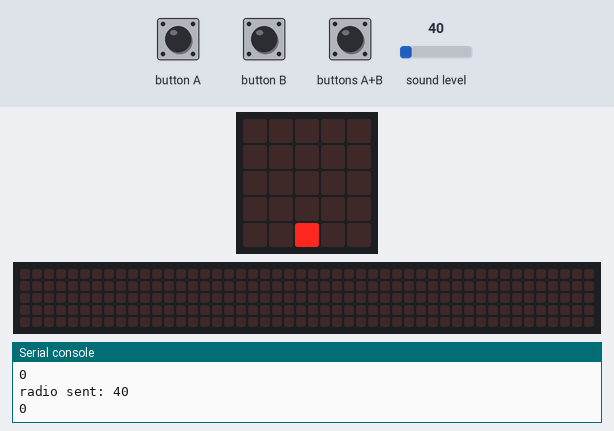
A program run on a simulated BBC micro:bit (MakeCode). On the bench: the board's 5×5 LED display, a strip that is not on the board, showing the scrolling text unrolled, the last lines printed to the serial console. Inputs (shaded band) come from the test bench; at power-on: sound level 40. No radio messages arrive unless stated (any console line starting 'radio sent:' is added by the test bench); the 48×5 strip is a reading aid, not a part: it shows the text the display is scrolling, unrolled, one strip-width of it at a time.

Above: at 1.2 s.
1.3 s: buttons A+B pressed for 0.15 s
3.5 s: buttons A+B pressed for 1 s
At 4.9 s:
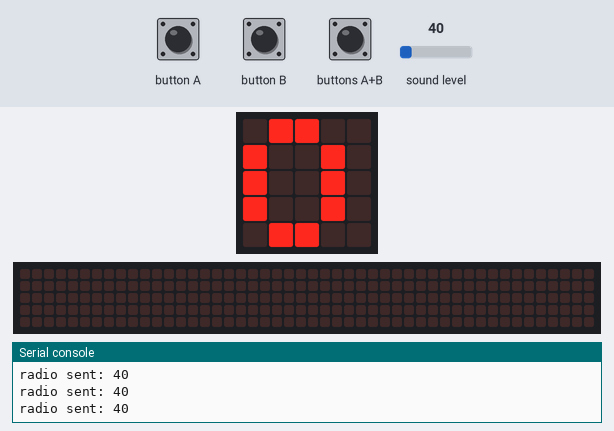
6.0 s: button A pressed for 0.15 s
At 8.5 s:
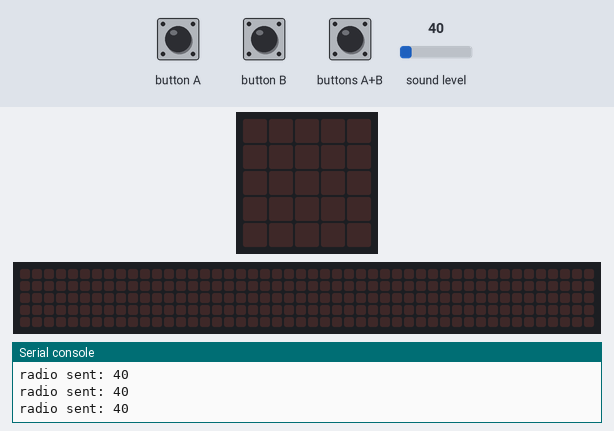
9.1 s: buttons A+B pressed for 0.15 s
At 9.4 s:
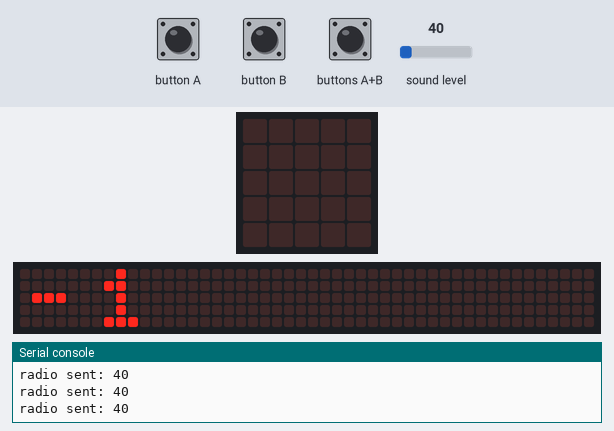
9.8 s: button B pressed for 0.15 s
At 10.12 s:
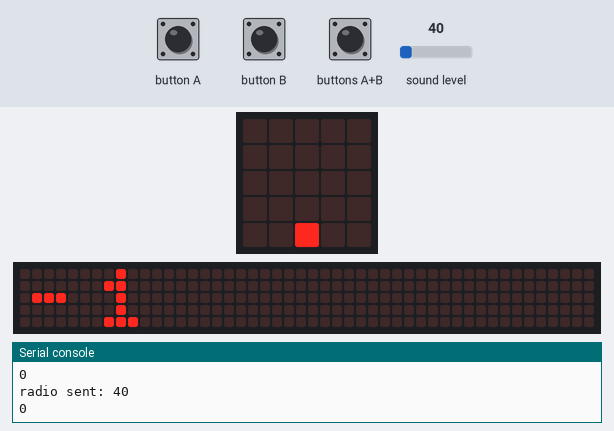
10.5 s: buttons A+B pressed 2 times (0.12 s each, 0.3 s apart)
At 13.6 s:
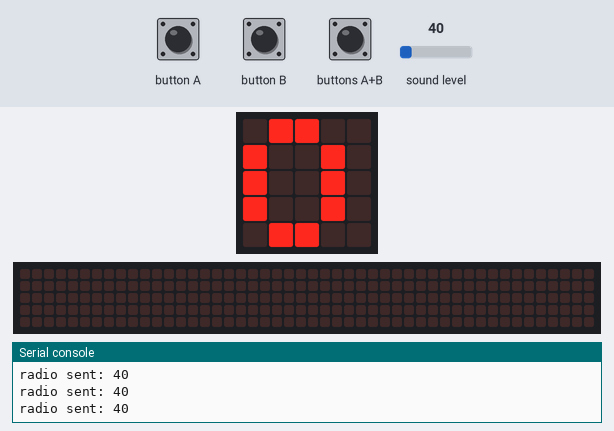
Timing chart, 0 to 15.1 s (numbered marks = the images above; inputs shaded):
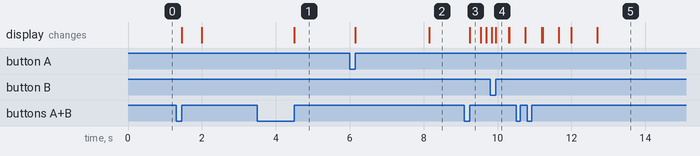

The program:

main.ts
```typescript
let amount = 0
let show = true
radio.setGroup(1)
basic.forever(function () {
    let sound = input.soundLevel()
    //sound = sound - amount
    if(sound < amount) sound = 0
    radio.sendNumber(sound)
})
basic.forever(() => {
    if(show == true) {
        led.plotBarGraph(amount, 255)
    }
})

basic.forever(() => {
    if(show == true) {
        basic.pause(2000)
        basic.clearScreen()
        show = false
    }
})

input.onButtonPressed(Button.A, () => {
    show = true
    amount = amount - 1
})

input.onButtonPressed(Button.B, () => {
    show = true
    amount = amount + 1
})

input.onButtonPressed(Button.AB, () => {
    basic.showNumber(amount)
})
```

test.ts
```typescript
// Hier kann man Tests durchführen; diese Datei wird nicht kompiliert, wenn dieses Paket als Erweiterung verwendet wird.
```

Measured:
- after the input at 3.5 s, the display: changes after 1.0 s (image 1)
- after the input at 6.0 s, the display: first changes after 0.16 s (image 2 shows a later state)
- after the input at 9.1 s, the display: changes after 0.15 s (image 3)
- after the input at 9.8 s, the display: first differs from a run without the input after 0.16 s (image 4)
- after the input at 10.5 s, the display: first differs from a run without the input after 2.2 s (image 5)
